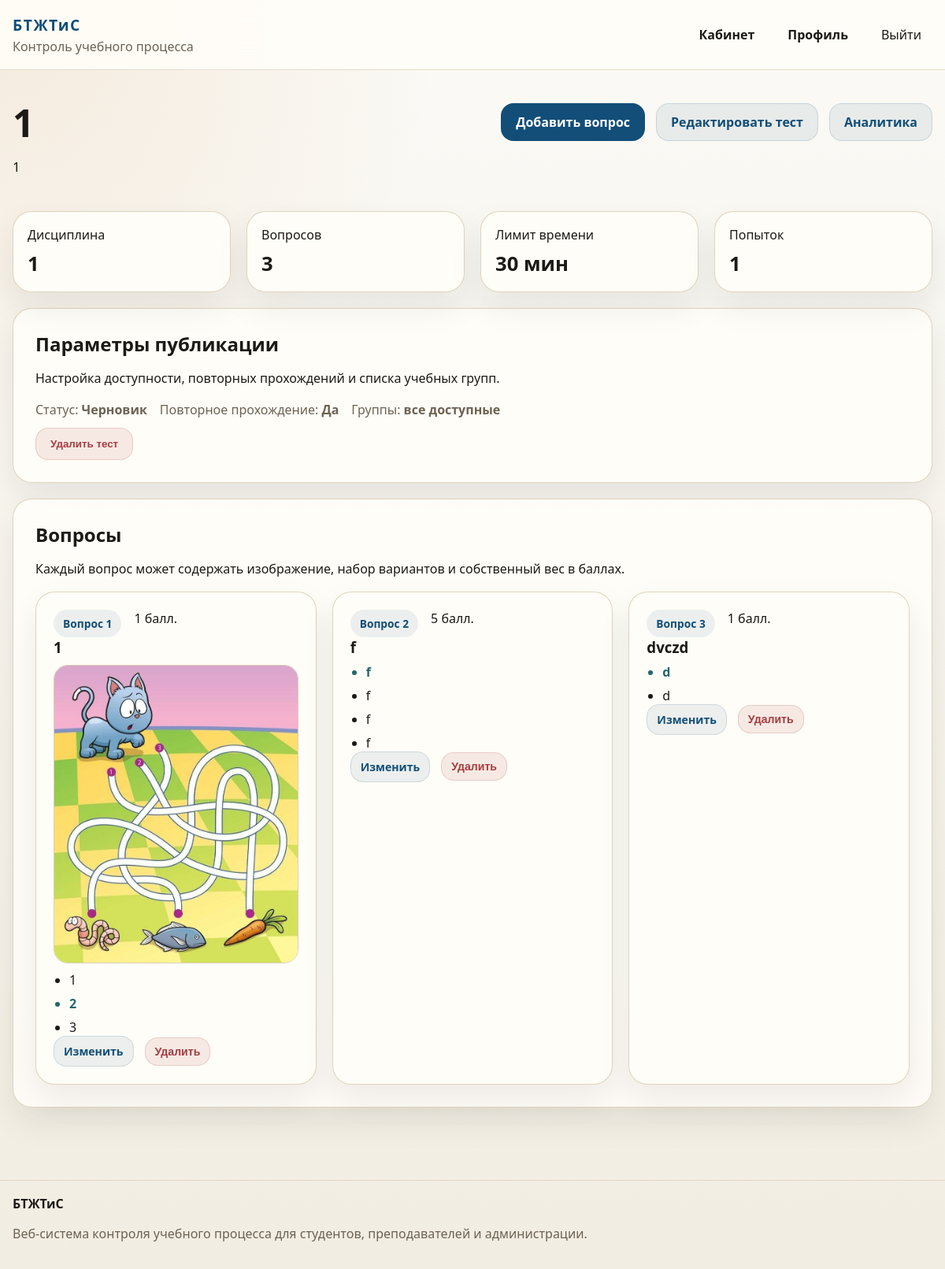
Page /teacher/tests/3/ (signed in) on the committed database.
### education/models.py (models this page shows, shortened)
class Test(models.Model):
    title = models.CharField("Название теста", max_length=200)
    description = models.TextField("Описание", blank=True)
    discipline = models.ForeignKey(
        Discipline,
        on_delete=models.CASCADE,
        related_name="tests",
        verbose_name="Дисциплина",
    )
    author = models.ForeignKey(
        settings.AUTH_USER_MODEL,
        on_delete=models.CASCADE,
        related_name="created_tests",
        limit_choices_to={"role": ROLE_TEACHER},
        verbose_name="Автор",
    )
    groups = models.ManyToManyField(
        AcademicGroup,
        related_name="tests",
        blank=True,
        verbose_name="Доступные группы",
    )
    time_limit_minutes = models.PositiveIntegerField("Лимит времени (мин.)", default=30)
    max_attempts = models.PositiveIntegerField("Максимум попыток", default=1)
    allow_retake = models.BooleanField("Разрешить повторное прохождение", default=False)
    is_published = models.BooleanField("Опубликован", default=False)
    available_from = models.DateTimeField("Доступен с", blank=True, null=True)
    available_to = models.DateTimeField("Доступен до", blank=True, null=True)
    created_at = models.DateTimeField("Создан", auto_now_add=True)
    updated_at = models.DateTimeField("Обновлён", auto_now=True)
    class Meta:
        ordering = ["-updated_at", "title"]
        verbose_name = "Тест"
        verbose_name_plural = "Тесты"
    @property
    def question_count(self):
        return self.questions.count()

class Discipline(models.Model):
    name = models.CharField("Дисциплина", max_length=120, unique=True)
    code = models.CharField("Код", max_length=20, blank=True)
    description = models.TextField("Описание", blank=True)
    teachers = models.ManyToManyField(
        settings.AUTH_USER_MODEL,
        related_name="disciplines_taught",
        blank=True,
        limit_choices_to={"role": ROLE_TEACHER},
        verbose_name="Преподаватели",
    )
    groups = models.ManyToManyField(
        AcademicGroup,
        related_name="disciplines",
        blank=True,
        verbose_name="Учебные группы",
    )
    class Meta:
        ordering = ["name"]
        verbose_name = "Дисциплина"
        verbose_name_plural = "Дисциплины"

class Question(models.Model):
    test = models.ForeignKey(Test, on_delete=models.CASCADE, related_name="questions", verbose_name="Тест")
    text = models.TextField("Текст вопроса")
    image = models.ImageField("Изображение", upload_to="questions/", blank=True, null=True)
    points = models.PositiveIntegerField("Баллы", default=1)
    order = models.PositiveIntegerField("Порядок", default=1)
    class Meta:
        ordering = ["order", "id"]
        unique_together = ("test", "order")
        verbose_name = "Вопрос"
        verbose_name_plural = "Вопросы"

class AnswerOption(models.Model):
    question = models.ForeignKey(
        Question,
        on_delete=models.CASCADE,
        related_name="options",
        verbose_name="Вопрос",
    )
    text = models.CharField("Вариант ответа", max_length=255)
    is_correct = models.BooleanField("Правильный", default=False)
    order = models.PositiveIntegerField("Порядок", default=1)
    class Meta:
        ordering = ["order", "id"]
        unique_together = ("question", "order")
        verbose_name = "Вариант ответа"
        verbose_name_plural = "Варианты ответов"

### education/views.py (the view)
# urls.py: path("teacher/tests/<int:pk>/", views.test_preview, name="test_preview"),
@role_required(User.Role.TEACHER)
def test_preview(request, pk):
    test = get_object_or_404(
        Test.objects.select_related("discipline", "author").prefetch_related("questions__options", "groups"),
        pk=pk,
        author=request.user,
    )
    return render(request, "education/test_preview.html", {"test": test})

### education/models.py (called while the page is built)
    @property
    def is_administrator(self):
        return self.role == self.Role.ADMINISTRATOR or self.is_superuser

### education/utils.py (called while the page is built)
def role_required(*roles):
    def decorator(view_func):
        @wraps(view_func)
        def _wrapped_view(request, *args, **kwargs):
            if not request.user.is_authenticated:
                return redirect("login")
            if request.user.is_superuser or request.user.role in roles:
                return view_func(request, *args, **kwargs)
            messages.error(request, "У вас нет доступа к данному разделу.")
            return redirect(dashboard_url_for(request.user))
        return _wrapped_view
    return decorator

### templates/education/test_preview.html (shortened to what this page needs)
{% extends "base.html" %}
{% block content %}
<section class="section">
    <div class="container">
        <div class="page-head page-head-inline">
            <div>
                <h1>{{ test.title }}</h1>
                <p>{{ test.description|default:"Описание теста пока не добавлено." }}</p>
            </div>
            <div class="head-actions">
                <a class="btn btn-primary" href="{% url 'education:question_create' test.pk %}">Добавить вопрос</a>
                <a class="btn btn-secondary" href="{% url 'education:test_update' test.pk %}">Редактировать тест</a>
                <a class="btn btn-secondary" href="{% url 'education:report_detail' test.pk %}">Аналитика</a>
            </div>
        </div>
        <div class="stats-strip">
            <article class="mini-stat"><span>Дисциплина</span><strong>{{ test.discipline.name }}</strong></article>
            <article class="mini-stat"><span>Вопросов</span><strong>{{ test.question_count }}</strong></article>
            <article class="mini-stat"><span>Лимит времени</span><strong>{{ test.time_limit_minutes }} мин</strong></article>
            <article class="mini-stat"><span>Попыток</span><strong>{{ test.max_attempts }}</strong></article>
        </div>
        <section class="panel panel-top-space">
            <div class="section-head">
                <h2>Параметры публикации</h2>
                <p>Настройка доступности, повторных прохождений и списка учебных групп.</p>
            </div>
            <div class="meta-list">
                <span>Статус: <strong>{{ test.is_published|yesno:"Опубликован,Черновик" }}</strong></span>
                <span>Повторное прохождение: <strong>{{ test.allow_retake|yesno:"Да,Нет" }}</strong></span>
                <span>Группы: <strong>{{ test.groups.all|join:", "|default:"все доступные" }}</strong></span>
            </div>
            <form method="post" action="{% url 'education:test_delete' test.pk %}" class="inline-form danger-zone">
                <button type="submit" class="btn btn-danger">Удалить тест</button>
            </form>
        </section>
        <section class="panel panel-top-space">
            <div class="section-head">
                <h2>Вопросы</h2>
                <p>Каждый вопрос может содержать изображение, набор вариантов и собственный вес в баллах.</p>
            </div>
            <div class="cards-grid">
                {% for question in test.questions.all %}
                    <article class="feature-card question-card">
                        <div class="question-head">
                            <span class="pill">Вопрос {{ question.order }}</span>
                            <span>{{ question.points }} балл.</span>
                        </div>
                        <h3>{{ question.text }}</h3>
                        {% if question.image %}
                            <img src="{{ question.image.url }}" alt="Иллюстрация вопроса" class="question-image">
                        {% endif %}
                        <ul class="option-list">
                            {% for option in question.options.all %}
                                <li class="{% if option.is_correct %}correct-option{% endif %}">
                                    {{ option.text }}
                                </li>
                            {% endfor %}
                        </ul>
                        <div class="head-actions">
                            <a class="btn btn-secondary btn-small" href="{% url 'education:question_update' test.pk question.pk %}">Изменить</a>
                            <form method="post" action="{% url 'education:question_delete' test.pk question.pk %}">
                                <button type="submit" class="btn btn-danger btn-small">Удалить</button>
                            </form>
                        </div>
                    </article>
                {% empty %}
                    <article class="feature-card">
                        <h3>Вопросов пока нет</h3>
                        <p>Начните наполнение теста с первого вопроса и вариантов ответов.</p>
                    </article>
                {% endfor %}
            </div>
        </section>
    </div>
</section>
{% endblock %}

### static/education/css/styles.css (style rules this page uses)
:root { --bg: #f6f4ee; --surface: #fffdf8; --surface-alt: #efe8d9; --border: #dccfb9; --text: #1c1a16; --muted: #6c6254; --primary: #124e78; --primary-dark: #0d3958; --accent: #cb7c2f; --danger: #a63d40; --success: #216869; --shadow: 0 18px 40px rgba(28, 26, 22, 0.08); --radius: 24px; }
*, *::before, *::after { box-sizing: border-box; }
body { margin: 0; font-family: "Segoe UI", Tahoma, Geneva, Verdana, sans-serif; background: radial-gradient(circle at top left, rgba(203, 124, 47, 0.12), transparent 28%), linear-gradient(180deg, #fbfaf6 0%, #f2ede2 100%); color: var(--text); }
a { color: inherit; text-decoration: none; }
img { max-width: 100%; display: block; }
.container { width: min(1180px, calc(100% - 32px)); margin: 0 auto; }
.header-inner, .footer-inner, .page-head-inline, .head-actions, .main-nav, .hero-actions, .hero-note, .quick-links, .test-meta, .test-actions, .filters-row, .filters-actions, .actions-cell, .checkbox-line, .form-actions, .log-item, .answer-row { display: flex; align-items: center; gap: 14px; }
.brand-text, .field-help, .table-muted, .muted, .site-footer p, .hero-note, .meta-line, .meta-list, .details-content, .filters-row label { color: var(--muted); }
.section, .hero { padding: 42px 0; }
.hero-grid, .dashboard-grid, .cards-grid, .stat-grid, .stats-strip, .stats-strip-wide, .form-grid, .formset-grid { display: grid; gap: 20px; }
.hero h1, .page-head h1 { margin: 0 0 12px; font-size: clamp(2rem, 4vw, 3.6rem); line-height: 1.05; }
.hero-text, .page-head p { font-size: 1.05rem; line-height: 1.7; max-width: 760px; }
.hero-panel, .panel, .feature-card, .mini-stat, .stat-card, .details-card { background: rgba(255, 253, 248, 0.94); border: 1px solid rgba(220, 207, 185, 0.9); border-radius: var(--radius); box-shadow: var(--shadow); }
.hero-panel, .panel { padding: 28px; }
.eyebrow, .pill { display: inline-flex; align-items: center; gap: 8px; padding: 8px 12px; border-radius: 999px; background: rgba(18, 78, 120, 0.08); color: var(--primary); font-size: 0.86rem; font-weight: 700; }
.stat-grid, .stats-strip { grid-template-columns: repeat(auto-fit, minmax(150px, 1fr)); }
.stat-card, .mini-stat { padding: 18px; }
.stat-card strong, .mini-stat strong { display: block; margin-top: 8px; font-size: 1.6rem; }
.cards-grid { grid-template-columns: repeat(auto-fit, minmax(260px, 1fr)); }
.feature-card { padding: 22px; }
.section-head { margin-bottom: 18px; }
.section-head h2, .feature-card h3, .details-card summary { margin: 0 0 8px; }
.btn { display: inline-flex; justify-content: center; align-items: center; gap: 8px; padding: 12px 18px; border-radius: 16px; border: 1px solid transparent; font-weight: 700; cursor: pointer; transition: transform 0.2s ease, box-shadow 0.2s ease, background 0.2s ease; }
.btn-primary { background: var(--primary); color: #fff; }
.btn-secondary { background: rgba(18, 78, 120, 0.08); color: var(--primary); border-color: rgba(18, 78, 120, 0.14); }
.btn-danger { background: rgba(166, 61, 64, 0.1); color: var(--danger); border-color: rgba(166, 61, 64, 0.18); }
.btn-small { padding: 9px 12px; font-size: 0.88rem; }
.page-head { margin-bottom: 24px; }
.page-head-inline { justify-content: space-between; align-items: flex-start; }
.panel-top-space { margin-top: 20px; }
.inline-form, .danger-zone { display: inline-flex; }
.danger-zone { margin-top: 12px; }
.question-image { border-radius: 18px; border: 1px solid var(--border); margin: 10px 0; }
.question-head, .meta-list, .meta-line { display: flex; flex-wrap: wrap; gap: 10px 16px; }
.option-list { margin: 0; padding-left: 20px; display: grid; gap: 8px; }
.correct-option, .success-text { color: var(--success); font-weight: 700; }

### rows in the picture
Test: title "1", description "1", discipline.name "1", question_count "3", time_limit_minutes "30", max_attempts "1", is_published "Черновик", allow_retake "Да", groups.all "все доступные"
Question: order "1", points "1", text "1", image (picture)
AnswerOption: text "1"
AnswerOption: text "2"
AnswerOption: text "3"
Question: order "2", points "5", text "f"
AnswerOption: text "f"
AnswerOption: text "f"
AnswerOption: text "f"
AnswerOption: text "f"
Question: order "3", points "1", text "dvczd"
AnswerOption: text "d"
AnswerOption: text "d"
